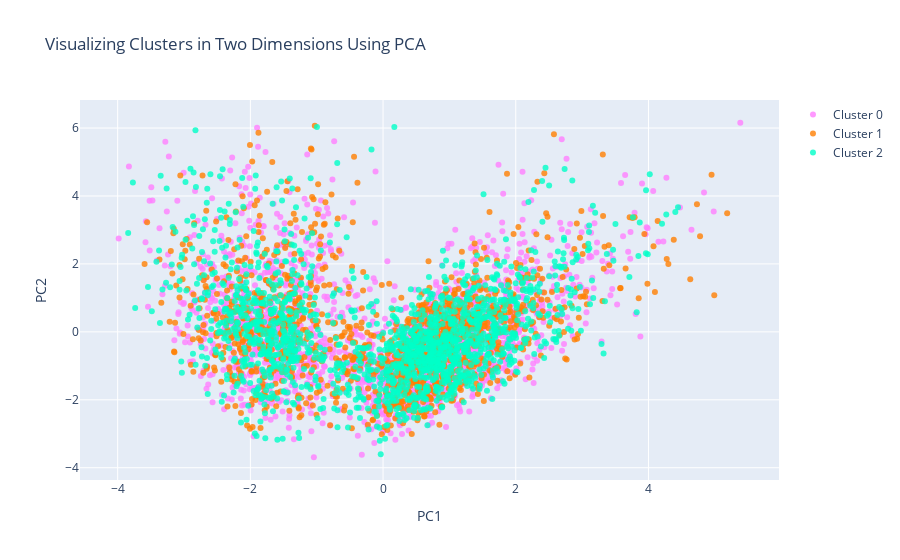

Here is the notebook cell this chart was saved with:
### Code cell
#Instructions for building the 2-D plot

#trace1 is for 'Cluster 0'
trace1 = go.Scatter(
                    x = cluster0["PC1_2d"],
                    y = cluster0["PC2_2d"],
                    mode = "markers",
                    name = "Cluster 0",
                    marker = dict(color = 'rgba(255, 128, 255, 0.8)'),
                    text = None)

#trace2 is for 'Cluster 1'
trace2 = go.Scatter(
                    x = cluster1["PC1_2d"],
                    y = cluster1["PC2_2d"],
                    mode = "markers",
                    name = "Cluster 1",
                    marker = dict(color = 'rgba(255, 128, 2, 0.8)'),
                    text = None)

#trace3 is for 'Cluster 2'
trace3 = go.Scatter(
                    x = cluster2["PC1_2d"],
                    y = cluster2["PC2_2d"],
                    mode = "markers",
                    name = "Cluster 2",
                    marker = dict(color = 'rgba(0, 255, 200, 0.8)'),
                    text = None)

data = [trace1, trace2, trace3]

title = "Visualizing Clusters in Two Dimensions Using PCA"

layout = dict(title = title,
              xaxis= dict(title= 'PC1',ticklen= 5,zeroline= False),
              yaxis= dict(title= 'PC2',ticklen= 5,zeroline= False)
             )

fig = dict(data = data, layout = layout)

iplot(fig)

### Figure 1 — Plotly figure (JSON) as saved in the notebook; plotly's stock layout.template omitted (floating-point values rounded to 4 significant figures; data arrays with more than 128 entries replaced by an {"elided": "..."} marker saying what was removed)
{"data": [{"marker": {"color": "rgba(255, 128, 255, 0.8)"}, "mode": "markers", "name": "Cluster 0", "type": "scatter", "x": {"elided": "2060 float values"}, "y": {"elided": "2060 float values"}}, {"marker": {"color": "rgba(255, 128, 2, 0.8)"}, "mode": "markers", "name": "Cluster 1", "type": "scatter", "x": {"elided": "1352 float values"}, "y": {"elided": "1352 float values"}}, {"marker": {"color": "rgba(0, 255, 200, 0.8)"}, "mode": "markers", "name": "Cluster 2", "type": "scatter", "x": {"elided": "1588 float values"}, "y": {"elided": "1588 float values"}}], "layout": {"title": {"text": "Visualizing Clusters in Two Dimensions Using PCA"}, "xaxis": {"ticklen": 5, "title": {"text": "PC1"}, "zeroline": false}, "yaxis": {"ticklen": 5, "title": {"text": "PC2"}, "zeroline": false}}}
